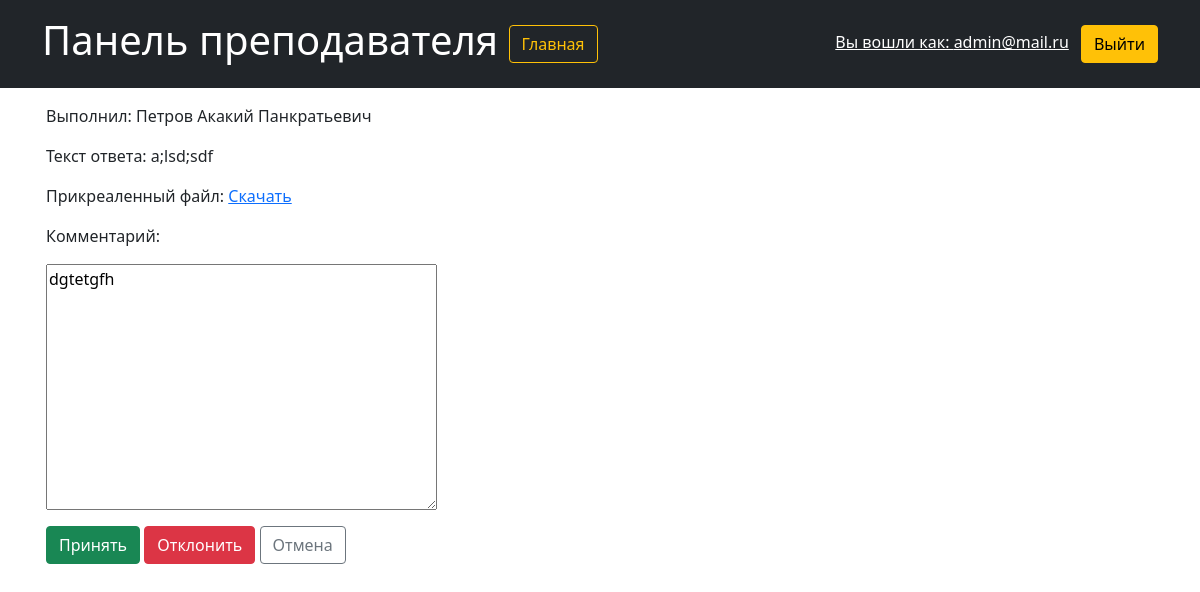
Screenshot of /teacher_panel/check_task/2/2/8 (signed in) with the database file from the repository.
### users/models.py (models this page shows, shortened)
class User(AbstractUser):
    username = models.CharField(max_length=150, verbose_name='Логин')
    email = models.EmailField(unique=True, blank=True, verbose_name='Электронный адрес')
    patronymic = models.CharField("Отчество", max_length=150)
    first_name = models.CharField("Имя", max_length=150)
    last_name = models.CharField("Фамилия", max_length=150)
    REQUIRED_FIELDS = []
    USERNAME_FIELD = 'email'
    objects = NoUsernameUserManager()

### stud_process/models.py (models this page shows)
class TaskSolutions(models.Model):
    user = models.ForeignKey(User, on_delete=models.CASCADE, verbose_name='Пользователь')
    task = models.ForeignKey(Task, on_delete=models.CASCADE, verbose_name='Задание')
    text = models.TextField(max_length=1000, verbose_name='Ответ')
    file = models.FileField(blank=True, verbose_name='Файл')
    comment = models.TextField(blank=True, verbose_name='Комментарий')
    is_rejected = models.BooleanField(default=False, verbose_name='Отметить отклоненным')
    is_true = models.BooleanField(default=False, verbose_name='Отметить завершенным')

### teacher_panel/views.py (the view, shortened to what this page needs)
def check_task_solution_details(request, course_id, task_id, solution_id):
    task_solution = TaskSolutions.objects.get(pk=solution_id)
    course = Course.objects.get(pk=course_id)
    task = Task.objects.get(pk=task_id)
    if request.method == "GET":
        return render(request, 'teacher_panel/ct_solution_details.html',
                  {'course': course, 'task': task, 'solution': task_solution})

### teacher_panel/templates/teacher_panel/ct_solution_details.html (shortened to what this page needs)
{% extends 'teacher_panel/base_teacher_panel.html' %}
{% block content %}
    <p>
        <label for="id_owner">Выполнил:</label>
        <text  id="id_owner">
        {{ solution.user.last_name }} {{ solution.user.first_name }} {{ solution.user.patronymic }}
        </text>
    </p>
    <p>
        <label for="id_text">Текст ответа:</label>
        <text  id="id_text">
        {{ solution.text }}
        </text>
    </p>
    {% if solution.file %}
    <p>
        <label for="id_file">Прикреаленный файл:</label>
        <a href="/media/{{ solution.file }}" id="id_file" download>
            Скачать
        </a>
    </p>
    {% endif %}
    <form method="post">
    <p>
        <label for="id_comment">Комментарий:</label>
        <p><textarea name="comment" cols="40" rows="10" maxlength="1000" id="id_comment">{{ solution.comment }}</textarea></p>
    </p>
            <input name="accept" type="submit" class="btn btn-success" value="Принять">
            <input name="reject" type="submit" class="btn btn-danger" value="Отклонить">
            <button class="btn btn-outline-secondary">Отмена</button>
    </form>
{% endblock %}

### teacher_panel/templates/teacher_panel/base_teacher_panel.html (shortened to what this page needs)
<head>
    {% load static %}
    <link href="/static/bootstrap/css/bootstrap.css" rel="stylesheet">
</head>
<body>
<header class="p-3 bg-dark text-white">
    <div class="container">
      <div class="d-flex flex-wrap align-items-center justify-content-center justify-content-lg-start position-relative">
          <div>
              <h1>Панель преподавателя <a href="{% url 'home' %}" class="btn btn-outline-warning">Главная</a></h1>
          </div>
        {% if user.is_authenticated %}
          <div class="text-end d-flex flex-wrap align-items-center justify-content-center justify-content-lg-start form position-absolute top-50 end-0 translate-middle-y">
            <form action="{% url 'users:logoutuser' %}" method="POST" style="margin: 0;">
                <a href="{% url 'user_profile' %}" class="link px-2 text-white">Вы вошли как: {{ user.email }}</a>
                <button type="submit" class="btn btn-warning">Выйти</button>
            </form>
          </div>
        {% else %}
            <div class="text-end">
                <a href="{% url 'users:loginuser' %}"> <button type="button" class="btn btn-outline-light me-2">Войти</button> </a>
                <a href="{% url 'users:signupuser' %}" class="btn btn-warning"> Зарегистрироваться</a>
            </div>
        {% endif %}
      </div>
    </div>
  </header>
<div class="container p-3">{% block content %}{% endblock %}</div>
</body>

### teacher_panel/templates/teacher_panel/base_teacher_panel.html (style rules this page uses)
a { text-decoration: none; }

### rows the page displays
User: email "admin@mail.ru"
TaskSolutions: user.last_name "Петров", user.first_name "Акакий", user.patronymic "Панкратьевич", text "a;lsd;sdf", comment "dgtetgfh"
